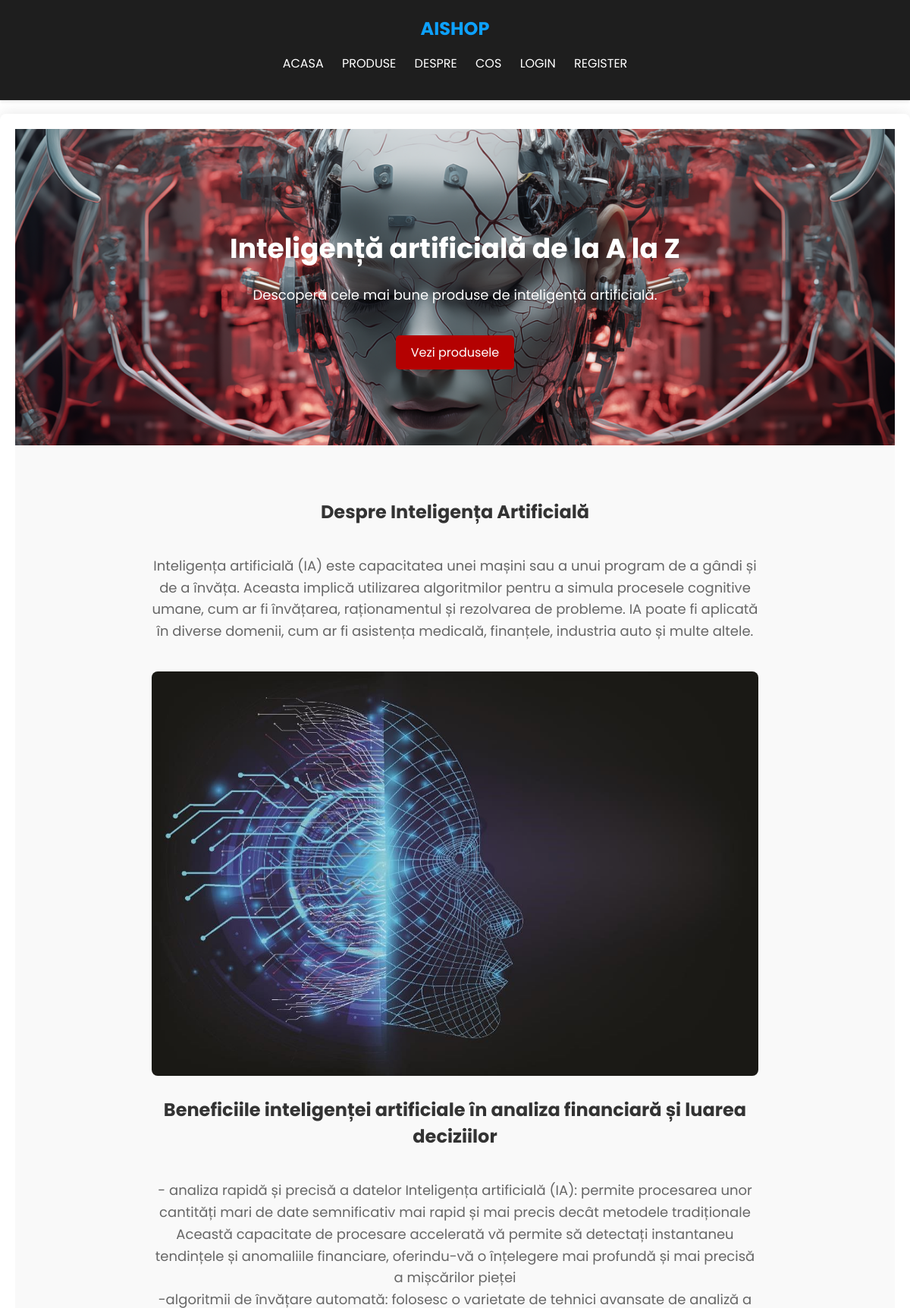
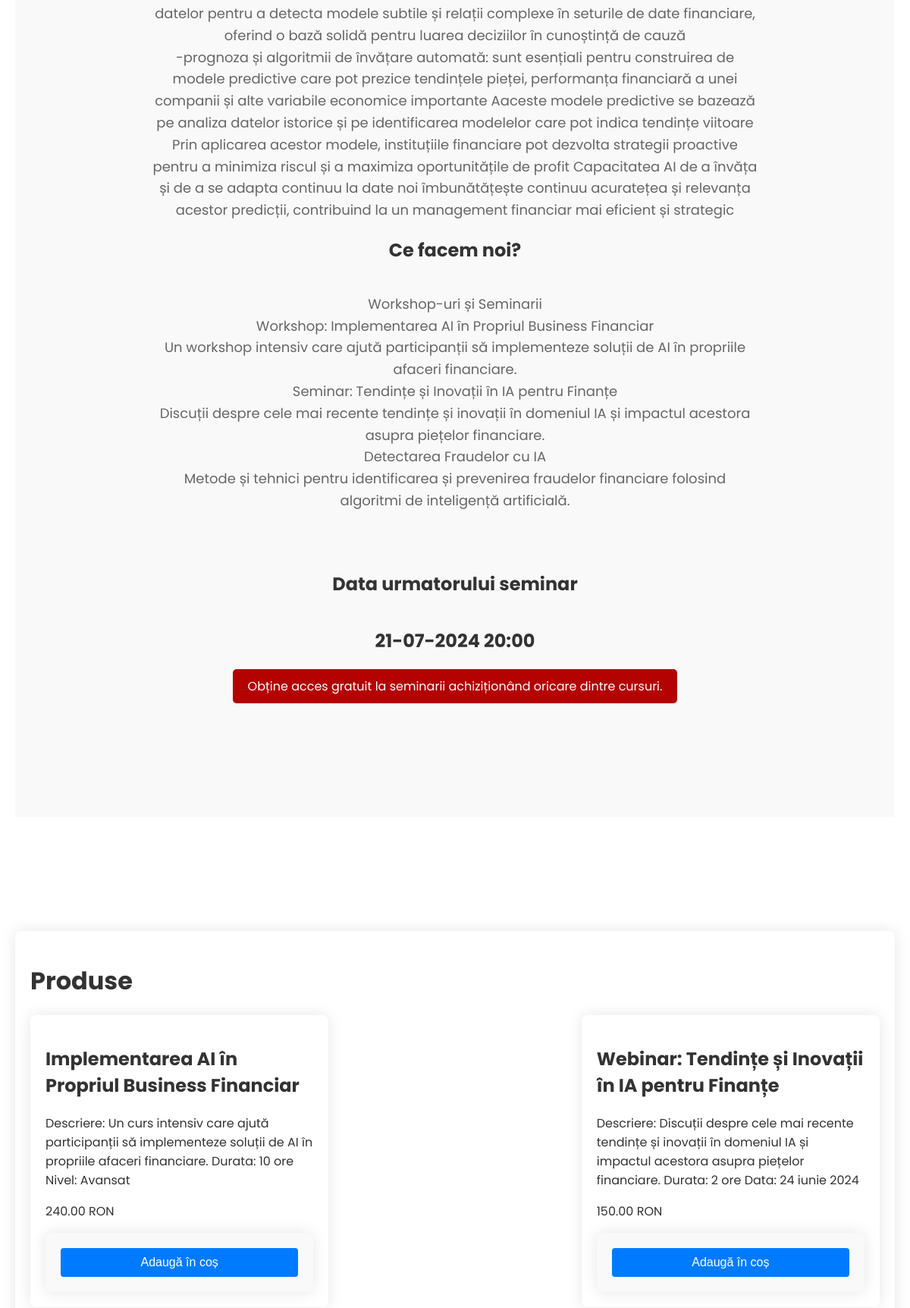
The page / (upper part) on the database its author committed (2 pictures, top to bottom).
### tables this page shows
CREATE TABLE IF NOT EXISTS `products` (
  `id` int NOT NULL AUTO_INCREMENT,
  `name` varchar(100) NOT NULL,
  `description` text,
  `price` decimal(10,2) NOT NULL,
  PRIMARY KEY (`id`)
);

### index.php (the view, shortened to what this page needs)
<?php include('php/header.php'); ?>
<?php include('php/db.php'); ?>
<div class="container">
    <section id="welcome">
        <div class="welcome-content">
            <h1>Inteligență artificială de la A la Z</h1>
            <p>Descoperă cele mai bune produse de inteligență artificială.</p>
            <a href="products.php" class="button">Vezi produsele</a>
        </div>
    </section>
    <section id="ai">
    <h2>Despre Inteligența Artificială</h2>
    <div class="ai-content">
        <p>Inteligența artificială (IA) este capacitatea unei mașini sau a unui program de a gândi și de a învăța. Aceasta implică utilizarea algoritmilor pentru a simula procesele cognitive umane, cum ar fi învățarea, raționamentul și rezolvarea de probleme. IA poate fi aplicată în diverse domenii, cum ar fi asistența medicală, finanțele, industria auto și multe altele.</p>
        <img src="/imagini/1.jpg" alt="Imagine despre Inteligența Artificială">
        <h2>Beneficiile inteligenței artificiale în analiza financiară și luarea deciziilor </h2>
        <p>- analiza  rapidă și precisă a datelor Inteligența artificială (IA): permite procesarea unor cantități mari de date semnificativ mai rapid și mai precis decât metodele tradiționale
 Această capacitate de procesare accelerată vă permite să detectați instantaneu tendințele și anomaliile financiare, oferindu-vă o înțelegere mai profundă și mai precisă a mișcărilor pieței
 <br> -algoritmii de învățare automată: folosesc o varietate de tehnici avansate de analiză a datelor pentru a detecta modele subtile și relații complexe în seturile de date financiare, oferind  o bază solidă pentru luarea deciziilor în cunoștință de cauză
 <br>-prognoza și algoritmii de învățare automată: sunt esențiali pentru construirea de modele predictive care pot prezice tendințele pieței, performanța financiară a unei companii și alte variabile economice importante
 Aaceste modele predictive se bazează pe analiza datelor istorice și pe identificarea modelelor care pot indica tendințe viitoare <br>
 Prin aplicarea acestor modele, instituțiile financiare pot dezvolta strategii proactive pentru a minimiza riscul și a maximiza oportunitățile de profit
 Capacitatea AI de a învăța și de a se adapta continuu la date noi  îmbunătățește continuu acuratețea și relevanța acestor predicții, contribuind  la un management financiar mai eficient și strategic</p>
 <h2>Ce facem noi?</h2>
        <p>Workshop-uri și Seminarii<br>
Workshop: Implementarea AI în
Propriul Business Financiar<br>
Un workshop intensiv care ajută participanții să implementeze soluții de AI în propriile afaceri financiare.<br>
Seminar: Tendințe și Inovații în IA pentru Finanțe<br>
Discuții despre cele mai recente tendințe și inovații în domeniul IA și impactul acestora asupra piețelor financiare.<br>
Detectarea Fraudelor cu IA<br>
Metode și tehnici pentru identificarea și prevenirea fraudelor financiare folosind algoritmi de inteligență artificială.<br>
<br><br>
<h2>Data urmatorului seminar</h2>
        <h1> 21-07-2024 <b>20:00 </b></h1>
        <a href="products.php" class="button">Obține acces gratuit la seminarii achiziționând oricare dintre cursuri.</a>
        <br><br><br><br><br>
    </div>
</section>
<div class="container">
    <h1>Produse</h1>
    <div class="product-list">
        <?php
        $sql = "SELECT * FROM products";
        $result = $conn->query($sql);
        if ($result->num_rows > 0) {
            while($row = $result->fetch_assoc()) {
                echo "<div class='product'>";
                echo "<h2>" . $row['name'] . "</h2>";
                echo "<p>" . $row['description'] . "</p>";
                echo "<p>" . $row['price'] . " RON</p>";
                echo "<form action='cart.php' method='post'>";
                echo "<button type='submit'>Adaugă în coș</button>";
                echo "</form>";
                echo "</div>";
            }
        } else {
            echo "Nu există produse disponibile.";
        }
        ?>
    </div>
</div>
</div>
<?php include('php/footer.php'); ?>

### css/style.css (style rules this page uses)
body { font-family: "Poppins", sans-serif; margin: 0; padding: 0; background-color: #ffffff; color: #333; }
a { color: #007bff; text-decoration: none; }
.container { max-width: 1200px; margin: 150px auto; padding: 20px; background-color: #fff; border-radius: 8px; box-shadow: 0 0 20px rgba(0, 0, 0, 0.1); }
.product-list { display: flex; flex-wrap: wrap; justify-content: space-between; }
.product { width: calc(33.33% - 20px); margin-bottom: 40px; background-color: #ffffff; border-radius: 8px; box-shadow: 0 0 20px rgba(0, 0, 0, 0.1); overflow: hidden; padding: 20px; transition: transform 0.3s ease-in-out; }
form { max-width: 400px; margin: 0 auto; background-color: #f9f9f9; padding: 20px; border-radius: 8px; box-shadow: 0 0 20px rgba(0, 0, 0, 0.1); }
form button { width: 100%; padding: 10px; background-color: #007bff; color: white; border: none; border-radius: 4px; font-size: 16px; cursor: pointer; text-decoration: none; }
#welcome { background-image: url('/imagini/fundal.webp'); background-size: cover; background-position: center; color: #fff; padding: 100px 0; text-align: center; }
.welcome-content { max-width: 600px; margin: 0 auto; transition: transform 0.3s ease-in-out; }
.welcome-content h1 { font-size: 36px; margin-bottom: 20px; }
.welcome-content p { font-size: 18px; margin-bottom: 40px; }
.button { display: inline-block; padding: 10px 20px; background-color: #b40101; color: white; border: none; border-radius: 5px; font-size: 16px; text-decoration: none; transition: background-color 0.3s ease; transition: transform 0.3s ease-in-out; }
#ai { padding: 50px 0; background-color: #f9f9f9; text-align: center; }
#ai h2 { margin-bottom: 40px; color: #333; }
.ai-content { max-width: 800px; margin: 0 auto; }
.ai-content p { font-size: 18px; line-height: 1.6; color: #666; }
.ai-content img { max-width: 100%; margin-top: 20px; border-radius: 8px; }

### rows shown on the page
products: name "Implementarea AI în Propriul Business Financiar", description "Descriere: Un curs intensiv care ajută participanții să implementeze soluții de AI în propriile afaceri financiare. Durata: 10 ore Nivel: Avansat", price "240.00"
products: name "Webinar: Tendințe și Inovații în IA pentru Finanțe", description "Descriere: Discuții despre cele mai recente tendințe și inovații în domeniul IA și impactul acestora asupra piețelor financiare. Durata: 2 ore Data: 24 iunie 2024", price "150.00"
